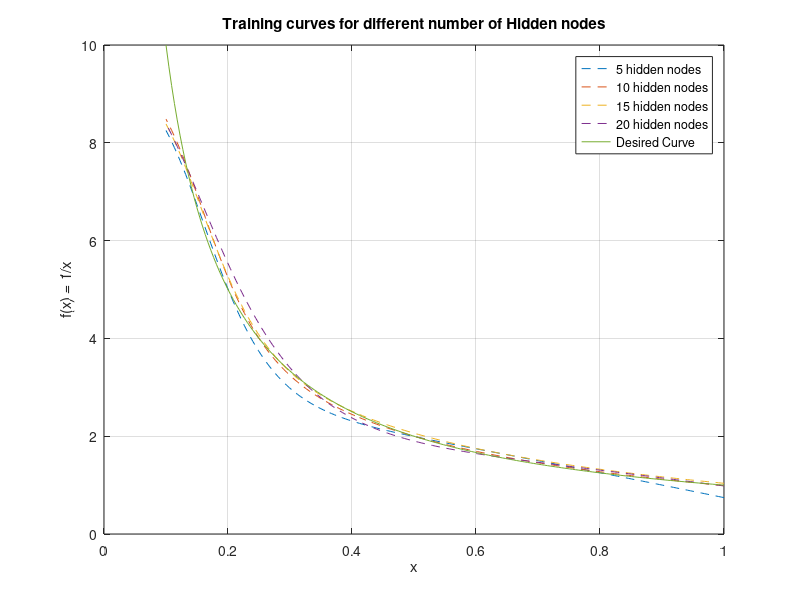
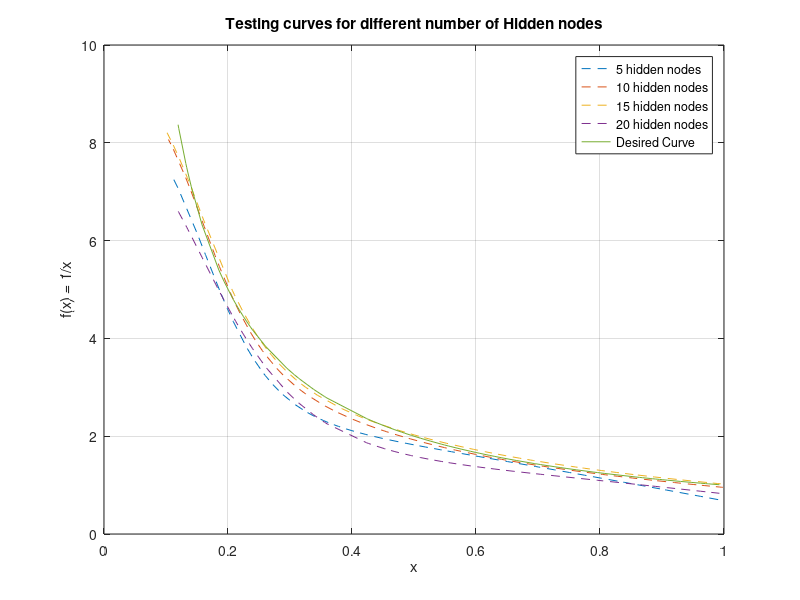
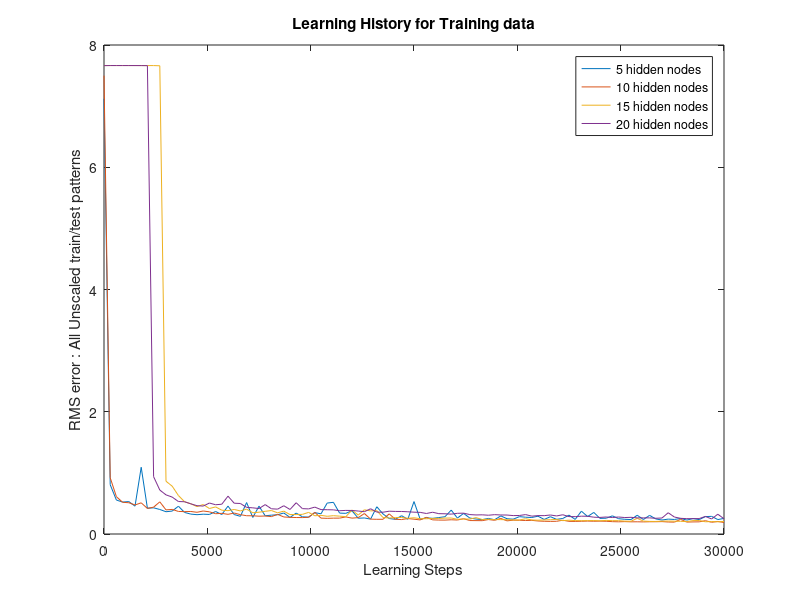
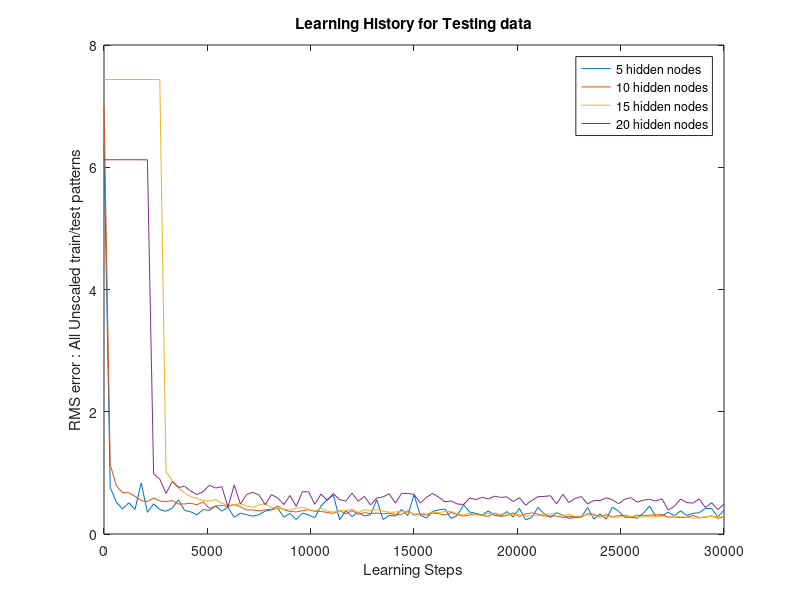

Recreate these plots in MATLAB, in order. (Note: a time limit stopped this script after it produced the figures.)
function ProblemIII
% Ragib Mostofa, COMP 502, Spring 2017, Homework Assignment IV Part I, ProblemI
%

batchSize = 1;  % set the size of the batch, i.e. number of patterns per batch
eval_points = 100; % number of points in the learning history or error vs time graph

numHiddenNodes = [5,10,15,20];
RMSEforDifferentParameter = zeros(2,length(numHiddenNodes));

   % plots of desired outputs with axes labels, titles and legends
    % plot for Training accuracy
figure(1); figure(2); figure(3); figure(4);    
set(figure(1), 'Visible', 'off'); set(figure(2), 'Visible', 'off'); set(figure(3), 'Visible', 'off'); set(figure(4), 'Visible', 'off'); 

for i = 1:length(numHiddenNodes)
    numNodes = [1, numHiddenNodes(i), 1];  % set the number of nodes in each layers in the neural network including input layer - don't include bias nodes
    weightMatrices = createWeightMatrices(numNodes,[1,0]);  % create the weight matrices for each hidden layer and output layer - randperm * [first element] - [second element]
    
    learningRate = 1/batchSize;
    alpha = .5 / learningRate; % forgetting rate for momentum term >> Make it 0 for no momentum correction
    
    tanhSlope = 1;  % set the slope of the hyperbolic tangent function
    
    maxIterations = 30000;  % number of times each batch is processed ; can terminate before if converged
    errorTolerance = 0.00;  % scaled error tolerance (for inputs between [.1 - 1])
    
    N_training_pts = 200;  % number of training patterns selected between 0.1 and 1
    
    trainInput = linspace(0.1,1.0,N_training_pts)';
    trainOutput = multiplicativeInverseFunction(trainInput);
    
    maxTrainScale = max(trainOutput);
    scaledTrainOutput = trainOutput ./ maxTrainScale;
    
    testInput = rand(N_training_pts/2,1) * 0.9 + 0.1;
    testOutput = multiplicativeInverseFunction(testInput);
    
    maxTestScale = max(testOutput);
    % scaledTestInput = testInput .* maxTestScale; % dont have to scale input
    scaledTestOutput = testOutput ./ maxTestScale;
    
    [weightMatrices,otherVariables] = train(trainInput, scaledTrainOutput,  testInput, scaledTestOutput, numNodes, weightMatrices, learningRate, tanhSlope, batchSize, maxIterations, errorTolerance, alpha, eval_points);
    
    actualTestOutput = test(testInput, tanhSlope, numNodes, weightMatrices) .* maxTestScale;
    actualTrainOutput = test(trainInput, tanhSlope, numNodes, weightMatrices) .* maxTrainScale; % re-scaled
    % actualTrainOutput = sort(actualTrainOutput,'descend');
    % disp(sort(actualTrainOutput,'descend'))
    
    total_steps = otherVariables{1};
    Erms_train = otherVariables{2}; Erms_train(1,:) = maxTrainScale.*Erms_train(1,:);
    Erms_test = otherVariables{3}; Erms_test(1,:) = maxTestScale.*Erms_test(1,:);
    
%     if total_steps == maxIterations * batchSize
%         disp(['Max iterations reached: MaxIters = ',num2str(total_steps)])
%     else
%         disp(['LEARNING DONE: Steps taken = ',num2str(total_steps)])
%     end
%     
%     disp(['RMS error = ',num2str(computeRMSE(trainOutput,actualTrainOutput))])
    RMSEforDifferentParameter(1,i) = computeRMSE(trainOutput,actualTrainOutput);  % store the final RMSD values for TRAINING data
    RMSEforDifferentParameter(2,i) = computeRMSE(testOutput,actualTestOutput);  % store the final RMSD values for TESTING data
    
    % plot for Training accuracy
    set(groot,'CurrentFigure',1); plot(sort(trainInput,'descend'),sort(actualTrainOutput),'--'); hold on;
    
    % plot for Testing accuracy
    set(groot,'CurrentFigure',2); plot(sort(testInput,'descend'),sort(actualTestOutput),'--'); hold on;
 
    % Learning history for Training
    set(groot,'CurrentFigure',3); plot(Erms_train(2,:),Erms_train(1,:)); hold on; 
    
    % Learning history for Testing data
    set(groot,'CurrentFigure',4); plot(Erms_test(2,:),Erms_test(1,:)); hold on;

end
 
figure(1); plot(trainInput,trainOutput);

grid on
xlabel('x')
ylabel('f(x) = 1/x')
title('Training curves for different number of Hidden nodes')
legend([num2str(numHiddenNodes(1)),' hidden nodes'], [num2str(numHiddenNodes(2)),' hidden nodes'], [num2str(numHiddenNodes(3)),' hidden nodes'], [num2str(numHiddenNodes(4)),' hidden nodes'], 'Desired Curve');

% plot for Testing accuracy
figure(2);  plot(sort(testInput,'descend'),sort(testOutput)); hold on;

grid on
xlabel('x')
ylabel('f(x) = 1/x')
title('Testing curves for different number of Hidden nodes')
legend([num2str(numHiddenNodes(1)),' hidden nodes'], [num2str(numHiddenNodes(2)),' hidden nodes'], [num2str(numHiddenNodes(3)),' hidden nodes'], [num2str(numHiddenNodes(4)),' hidden nodes'], 'Desired Curve');

% Learning history for Training
figure(3);

xlabel('Learning Steps')
ylabel('RMS error : All Unscaled train/test patterns')
title('Learning History for Training data')
legend([num2str(numHiddenNodes(1)),' hidden nodes'], [num2str(numHiddenNodes(2)),' hidden nodes'], [num2str(numHiddenNodes(3)),' hidden nodes'], [num2str(numHiddenNodes(4)),' hidden nodes']);

% Learning history for Testing
figure(4);

xlabel('Learning Steps')
ylabel('RMS error : All Unscaled train/test patterns')
title('Learning History for Testing data')
legend([num2str(numHiddenNodes(1)),' hidden nodes'], [num2str(numHiddenNodes(2)),' hidden nodes'], [num2str(numHiddenNodes(3)),' hidden nodes'], [num2str(numHiddenNodes(4)),' hidden nodes'])
RMSEforDifferentParameter(3,:) = numHiddenNodes;
RMSEforDifferentParameter'
end


function [weightMatrices, otherVariables] = train(trainInput, trainOutput, testInput, testOutput, numNodes, weightMatrices, learningRate, tanhSlope, batchSize, maxIterations, errorTolerance, alpha, eval_points)

% The actual Neural Network in this function

%  For 3 layers (layer 1,2,3 - layer 1 is input)
% inputs go 1,2,3
% weights go 1,2  
% delta go 1 to 2

% Error initialization and other variables
total_steps = maxIterations * batchSize;
otherVariables = cell(3,1); % for storing total_steps, Erms_store_train, Erms_store_test
eval_interval = maxIterations / eval_points;
Erms_train = zeros(2,eval_points); Erms_test = Erms_train; % stores the RMS error every m iterations (m = eval_interval)
% initial error
dum = 1; % dummy index for storing RMS errors at frequent intervals while training
frozenTrainOutput = test(trainInput, tanhSlope, numNodes, weightMatrices);
frozenTestOutput = test(testInput, tanhSlope, numNodes, weightMatrices);
Erms_train(1,dum) = computeRMSE(trainOutput,frozenTrainOutput); Erms_train(2,dum) = 0;  % store errors and learning steps
Erms_test(1,dum) = computeRMSE(testOutput,frozenTestOutput); Erms_test(2,dum) = 0; dum = dum + 1; % store errors and learning steps

if batchSize > length(trainInput)
    disp('Batch size must be lower than or equal to the total number of available patterns. Please reset and retry!')
    return
end

oldWeightDeltas = createWeightDeltas(numNodes);
% big loop
for i = 1:maxIterations % big loop
    randomIndices = randperm(size(trainInput,1));
    randomizedInput = trainInput(randomIndices,:);
    randomizedOutput = trainOutput(randomIndices,:);

    batchInput = randomizedInput(1:batchSize,:);
    batchOutput = randomizedOutput(1:batchSize,:);
    weightDeltas = createWeightDeltas(numNodes); %initializing deltaweights with 0s
    
    for k = 1:batchSize % loop over all patterns in the batch
        
%         nodeErrorGradients = createNodeValues(numNodes);
        layerOutputs = cell(1,length(numNodes));
        nodeDeltas = createNodeValues(numNodes);
        
        pattern = batchInput(k,:);
        desiredOutput = batchOutput(k,:);  % this is randomized don't use for testing
        
        % forward propagation
        layerOutputs{1} = pattern;
        layerOutputs{1}(end+1) = 1;  % fixing bias = 1
        
        for l = 1:length(numNodes)-2
            layerOutputs{l+1} = hyperbolicTangentFunction(tanhSlope, weightMatrices{l} * layerOutputs{l}')';
            layerOutputs{l+1}(end) = 1; % fixing bias nodes = 1 before calculating next layer's output
        end
        l = l + 1; layerOutputs{l+1} = hyperbolicTangentFunction(tanhSlope, weightMatrices{l} * layerOutputs{l}')'; % for last layer since there is no bias
        
        % backward propagation
        m = length(numNodes);
        currentLayerOutput = layerOutputs{m};
        
        nodeDeltas{m-1} = diag(hyperbolicTangentDerivative(tanhSlope, currentLayerOutput)) * (desiredOutput - currentLayerOutput);
        for m = length(numNodes)-1:-1:2 % going over layers
                        
            previousLayerOutput = layerOutputs{m-1};

            % vectorizing the delta updates
            nodeDeltas{m-1} = computeTheNodeDeltas(nodeDeltas, tanhSlope, m-1, layerOutputs, weightMatrices);
            weightDeltas{m-1} = weightDeltas{m-1} + (learningRate * nodeDeltas{m-1} * previousLayerOutput);
        end
    end                             % end of the batch
    %         disp(weightMatrices{1})
    %         disp(weightMatrices{2})
    weightDeltas = updateWeights(weightDeltas, oldWeightDeltas, alpha);
    weightMatrices = updateWeights(weightMatrices, weightDeltas, 1);
    oldWeightDeltas = weightDeltas;
    
    if mod(i,eval_interval) == 0
        dum = i/eval_interval + 1;
        frozenTrainOutput = test(trainInput, tanhSlope, numNodes, weightMatrices);
        frozenTestOutput = test(testInput, tanhSlope, numNodes, weightMatrices);
        RMSE_train = computeRMSE(trainOutput,frozenTrainOutput);
        RMSE_test = computeRMSE(testOutput,frozenTestOutput);
        Erms_train(1,dum) = RMSE_train; Erms_train(2,dum) = i*k;  % store errors and learning steps
        Erms_test(1,dum) = RMSE_test; Erms_test(2,dum) = i*k; % store errors and learning steps
        
        if RMSE_train < errorTolerance
            total_steps = (i-1)* size(trainInput,1) + k; % steps taken to complete the training
            Erms_train = Erms_train(:,Erms_train(1,:) ~= 0); Erms_test = Erms_test(:,Erms_test(1,:) ~= 0); % clip the Error storage matrix when terminating
            otherVariables{1} = total_steps; otherVariables{2} = Erms_train; otherVariables{3} = Erms_test; % giving output variables
            return
        end
    end
            
end

otherVariables{1} = total_steps;
otherVariables{2} = Erms_train;
otherVariables{3} = Erms_test;

end


function hiddenNodeDeltas = computeTheNodeDeltas(nodeDeltas, tanhSlope, layerIndex,layerOutputs, weightMatrices)
% enters into this function to calculate nodeDeltas recursively for each
% layer in the loop
nextLayerWeightVectorTranspose = weightMatrices{layerIndex+1}';
nextLayerDeltaVector = nodeDeltas{layerIndex+1};

derivative = hyperbolicTangentDerivative(tanhSlope, layerOutputs{layerIndex+1});

hiddenNodeDeltas = diag(derivative) * nextLayerWeightVectorTranspose * nextLayerDeltaVector;

end


function testOutput = test(testInput, tanhSlope, numNodes, weightMatrices)
% recall function
testOutput = zeros(length(testInput),1);

for i = 1:length(testInput)
    output = [testInput(i,:),1]';
    for j = 1:length(numNodes) - 1
        output = hyperbolicTangentFunction(tanhSlope,weightMatrices{j} * output);
        if j ~= length(numNodes) - 1 % can remove 'if' and make the loop run till length - 2 and have the last output after the for
            output(end) = 1;
        end
    end
    testOutput(i) = output;
end

end


function updatedWeights = updateWeights(weightMatrices, weightDeltas, alpha)
% updates weights using deltaW input
updatedWeights = weightMatrices; % dummy initialization with same dimension as existing weights

for i = 1:length(weightMatrices)
    updatedWeights{i} = weightMatrices{i} + alpha .* weightDeltas{i};
end

end


function RMSE = computeRMSE(desiredOutput, actualOutput)

RMSE = sqrt(sum((desiredOutput - actualOutput) .^ 2) / length(desiredOutput));

end


function weightMatrices = createWeightMatrices(numNodes, weightScale)
% create random entries in the weight matrix: weight scale decides range of
% weights
numMatrices = length(numNodes) - 1;
weightMatrices = cell(1, numMatrices);

for j = 1:numMatrices
    weightMatrices{j} = rand(numNodes(j+1), numNodes(j)+1) .* weightScale(1) - weightScale(2);
    if j ~= numMatrices
        weightMatrices{j}(end+1,:) = zeros(1,length(weightMatrices{j}(end,:)));
    end
end

end


function weightDeltas = createWeightDeltas(numNodes)
% creating dummy zero vectors for weight deltas
numMatrices = length(numNodes) - 1;
weightDeltas = cell(1, numMatrices);

for i = 1:numMatrices
    weightDeltas{i} = zeros(numNodes(i+1), numNodes(i)+1);
    if i ~= numMatrices
        weightDeltas{i}(end+1,:) = zeros(1,length(weightDeltas{i}(end,:)));
    end
end

end


function nodeValues = createNodeValues(numNodes)
% creating dummy zero values for nodeDeltas
numLayers = length(numNodes);
nodeValues = cell(1, numLayers - 1);

for j = 2:numLayers
    nodeValues{j-1} = zeros(1,numNodes(j));
end

end


function f = hyperbolicTangentDerivative(a,fx)

f = a .* (1 - fx .^ 2);

end


function f = hyperbolicTangentFunction(a,x)

xp = 2*a.*x;

f = (exp(xp) -1) ./ (exp(xp) + 1);

end


function f = multiplicativeInverseFunction(x)

f = 1 ./ x;

end
